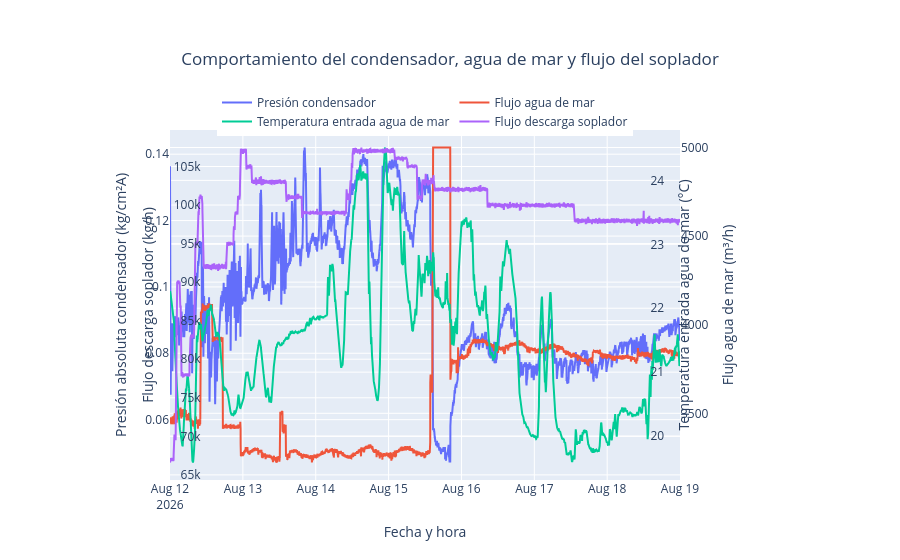

Notebook cell for this chart:
### Code cell
import plotly.graph_objects as go


fig = go.Figure()


# ==========================================================
# 1. PRESIÓN ABSOLUTA DEL CONDENSADOR
# ==========================================================

fig.add_trace(
    go.Scatter(
        x=df["FechaHora"],
        y=df["Presion_Condensador_kg_cm2A"],
        name="Presión condensador",
        mode="lines",
        yaxis="y"
    )
)


# ==========================================================
# 2. FLUJO DE AGUA DE MAR
# ==========================================================

fig.add_trace(
    go.Scatter(
        x=df["FechaHora"],
        y=df["Flujo_Agua_Mar_m3_h"],
        name="Flujo agua de mar",
        mode="lines",
        yaxis="y2"
    )
)


# ==========================================================
# 3. TEMPERATURA DE ENTRADA DEL AGUA DE MAR
# ==========================================================

fig.add_trace(
    go.Scatter(
        x=df["FechaHora"],
        y=df["Temp_Entrada_Agua_Mar_C"],
        name="Temperatura entrada agua de mar",
        mode="lines",
        yaxis="y3"
    )
)


# ==========================================================
# 4. FLUJO DE DESCARGA DEL SOPLADOR
# ==========================================================

fig.add_trace(
    go.Scatter(
        x=df["FechaHora"],
        y=df["Flujo_Aire_Soplador_kg_h"],
        name="Flujo descarga soplador",
        mode="lines",
        yaxis="y4"
    )
)


# ==========================================================
# 5. CONFIGURACIÓN DE LA GRÁFICA
# ==========================================================

fig.update_layout(

    title={
        "text": "Comportamiento del condensador, agua de mar y flujo del soplador",
        "x": 0.5,
        "xanchor": "center"
    },


    # EJE X
    xaxis=dict(
        title="Fecha y hora"
    ),


    # ======================================================
    # EJE IZQUIERDO 1
    # PRESIÓN CONDENSADOR
    # ======================================================

    yaxis=dict(
        title="Presión absoluta condensador (kg/cm²A)"
    ),


    # ======================================================
    # EJE DERECHO 1
    # FLUJO AGUA DE MAR
    # ======================================================

    yaxis2=dict(
        title="Flujo agua de mar (m³/h)",
        overlaying="y",
        side="right"
    ),


    # ======================================================
    # EJE DERECHO 2
    # TEMPERATURA AGUA DE MAR
    # ======================================================

    yaxis3=dict(
        title="Temperatura entrada agua de mar (°C)",
        overlaying="y",
        side="right",
        anchor="free",
        position=0.94
    ),


    # ======================================================
    # EJE IZQUIERDO 2
    # FLUJO SOPLADOR
    # ======================================================

    yaxis4=dict(
        title="Flujo descarga soplador (kg/h)",
        overlaying="y",
        side="left",
        anchor="free",
        position=0.06
    ),


    # Mostrar todos los valores al pasar el cursor
    hovermode="x unified",


    # Leyenda arriba
    legend=dict(
        orientation="h",
        x=0.5,
        xanchor="center",
        y=1.12
    ),


    # Espacio extra para los ejes
    margin=dict(
        l=170,
        r=220,
        t=130,
        b=80
    )
)


fig.show()

### Figure 1 — Plotly figure (JSON) as saved in the notebook; plotly's stock layout.template omitted (floating-point values rounded to 4 significant figures; data arrays with more than 128 entries replaced by an {"elided": "..."} marker saying what was removed)
{"data": [{"mode": "lines", "name": "Presión condensador", "type": "scatter", "x": {"elided": "10080 str values"}, "y": {"elided": "10080 float values"}, "yaxis": "y"}, {"mode": "lines", "name": "Flujo agua de mar", "type": "scatter", "x": {"elided": "10080 str values"}, "y": {"elided": "10080 float values"}, "yaxis": "y2"}, {"mode": "lines", "name": "Temperatura entrada agua de mar", "type": "scatter", "x": {"elided": "10080 str values"}, "y": {"elided": "10080 float values"}, "yaxis": "y3"}, {"mode": "lines", "name": "Flujo descarga soplador", "type": "scatter", "x": {"elided": "10080 str values"}, "y": {"elided": "10080 float values"}, "yaxis": "y4"}], "layout": {"hovermode": "x unified", "legend": {"orientation": "h", "x": 0.5, "xanchor": "center", "y": 1.12}, "margin": {"b": 80, "l": 170, "r": 220, "t": 130}, "title": {"text": "Comportamiento del condensador, agua de mar y flujo del soplador", "x": 0.5, "xanchor": "center"}, "xaxis": {"title": {"text": "Fecha y hora"}}, "yaxis": {"title": {"text": "Presión absoluta condensador (kg/cm²A)"}}, "yaxis2": {"overlaying": "y", "side": "right", "title": {"text": "Flujo agua de mar (m³/h)"}}, "yaxis3": {"anchor": "free", "overlaying": "y", "position": 0.94, "side": "right", "title": {"text": "Temperatura entrada agua de mar (°C)"}}, "yaxis4": {"anchor": "free", "overlaying": "y", "position": 0.06, "side": "left", "title": {"text": "Flujo descarga soplador (kg/h)"}}}}
